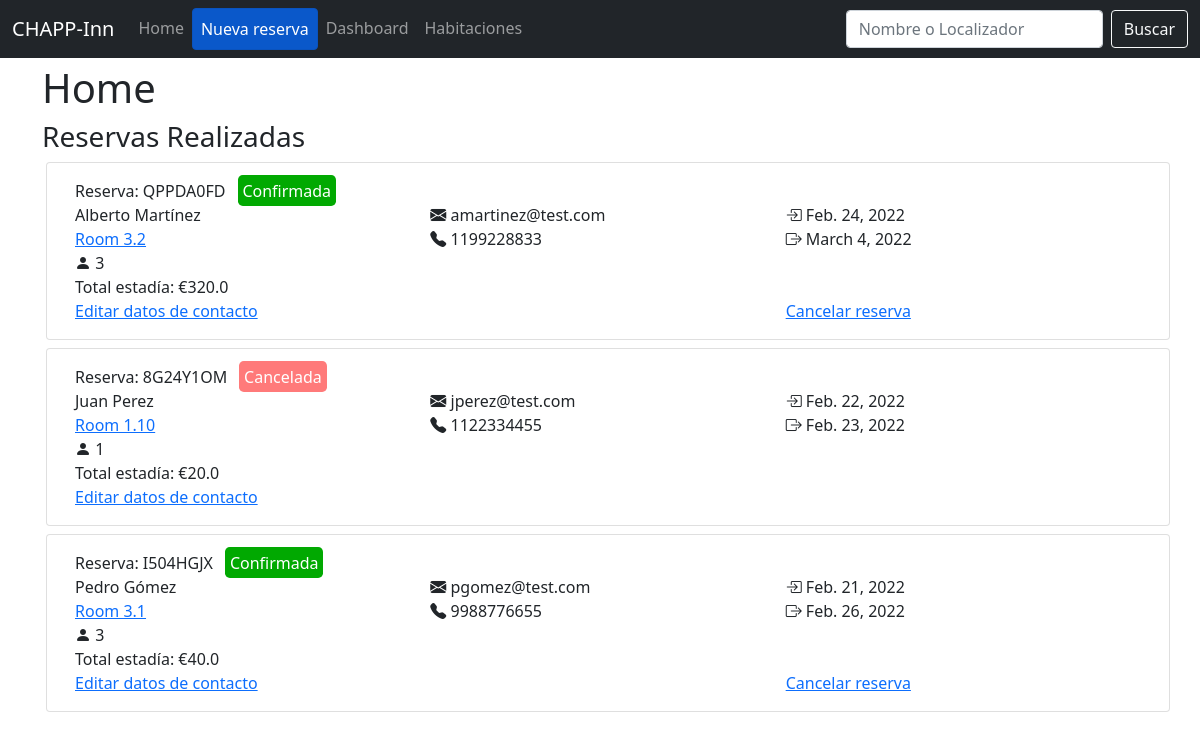
Before: / with the older database file.
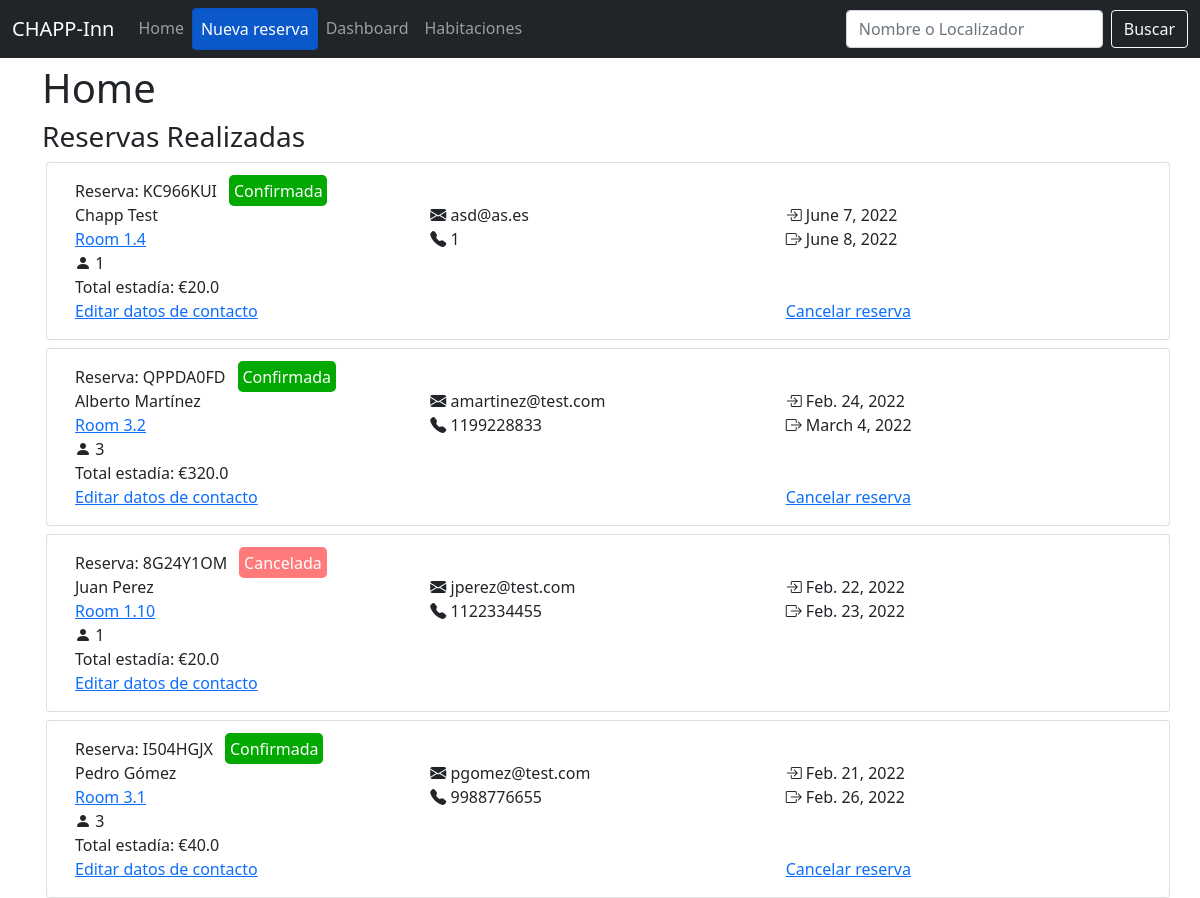
After: the same page with the newer database file.
### pms/models.py (models this page shows, shortened)
class Booking(models.Model):
    NEW = 'NEW'
    DELETED = 'DEL'
    STATE_CHOICES = [
        (NEW, 'Nueva'),
        (DELETED, 'Cancelada'),
    ]
    state = models.CharField(
        max_length=3,
        choices=STATE_CHOICES,
        default=NEW,
    )
    checkin = models.DateField()
    checkout = models.DateField()
    room = models.ForeignKey(Room, on_delete=models.SET_NULL, null=True)
    guests = models.IntegerField()
    customer = models.ForeignKey(Customer, on_delete=models.SET_NULL, null=True)
    total = models.FloatField()
    code = models.CharField(max_length=8)
    created = models.DateTimeField(auto_now_add=True)

class Customer(models.Model):
    name = models.CharField(max_length=200)
    email = models.EmailField()
    phone = models.CharField(max_length=50)  # TODO:ADD REGEX FOR PHONE VALIDATION

class Room(models.Model):
    room_type = models.ForeignKey(Room_type, on_delete=models.SET_NULL, null=True)
    name = models.CharField(max_length=100)
    description = models.CharField(max_length=500)

### pms/views.py (the view)
# urls.py: path("", views.HomeView.as_view(), name="home"),
class HomeView(View):
    def get(self, request):
        bookings = Booking.objects.all().order_by("-created")
        context = {
            'bookings': bookings
        }
        return render(request, "home.html", context)

### pms/templates/home.html (shortened to what this page needs)
{% extends "main.html"%}
{% block content %}
<h1>Home</h1>
    {% if filter %}
    <h3>Resultados de la búsqueda</h3>
    {% else %}
    <h3>Reservas Realizadas</h3>
    {% endif%}
    <div class="ps-3">
        {% for booking in bookings %}
        <div class="card card-body row mt-2 hover-card bg-tr-250">
            <div class="row">
                <div class="col">
                    Reserva: {{booking.code}}
                    {% if booking.state == "DEL" %}
                    <span class="tag tag-red">Cancelada</span>
                    {% elif booking.state == "NEW" %}
                    <span class="tag tag-green">Confirmada</span>
                    {% endif %}
                </div>
            </div>
            <div class="row">
                <div class="col">{{booking.customer.name}}</div>
                <div class="col">
                    <i class="bi bi-envelope-fill"></i>
                    <span>{{booking.customer.email}}</span>
                </div>
                <div class="col">
                    <i class="bi bi-box-arrow-in-right"></i>
                    <span>{{booking.checkin}}</span>
                </div>
            </div>
            <div class="row">
                <div class="col"><a href="{% url 'room_details' pk=booking.room.id%} ">{{booking.room.name}}</a></div>
                <div class="col">
                    <i class="bi bi-telephone-fill"></i>
                    <span>{{booking.customer.phone}}</span>
                </div>
                <div class="col">
                    <i class="bi bi-box-arrow-right"></i>
                    <span>{{booking.checkout}}</span>
                </div>
            </div>
            <div class="row">
                <div class="col">
                    <i class="bi bi-person-fill"></i>
                    <span>{{booking.guests}}</span>
                </div>
                <div class="col"></div>
                <div class="col"></div>
            </div>
            <div class="row">
                <div class="col">
                    <span>Total estadía: €{{booking.total}}</span>
                </div>
            </div>
            <div class="row">
                <div class="col">
                    <a href="{% url 'edit_booking' pk=booking.id%} " >Editar datos de contacto</a>
                </div>
                <div class="col">
                </div>
                <div class="col">
                    {% if booking.state != "DEL" %}
                    <a href="{% url 'delete_booking' pk=booking.id%} " >Cancelar reserva</a>
                    {% endif %}
                </div>
            </div>
        </div>
        {% endfor %}
    </div>
</div>
{% endblock content%}

Changed rows visible on the page:
added Booking: code "KC966KUI", state "Confirmada", customer.name "Chapp Test", customer.email "asd@as.es", checkin "June 7, 2022", room.name "Room 1.4", customer.phone "1", checkout "June 8, 2022", guests "1", total "20.0"
